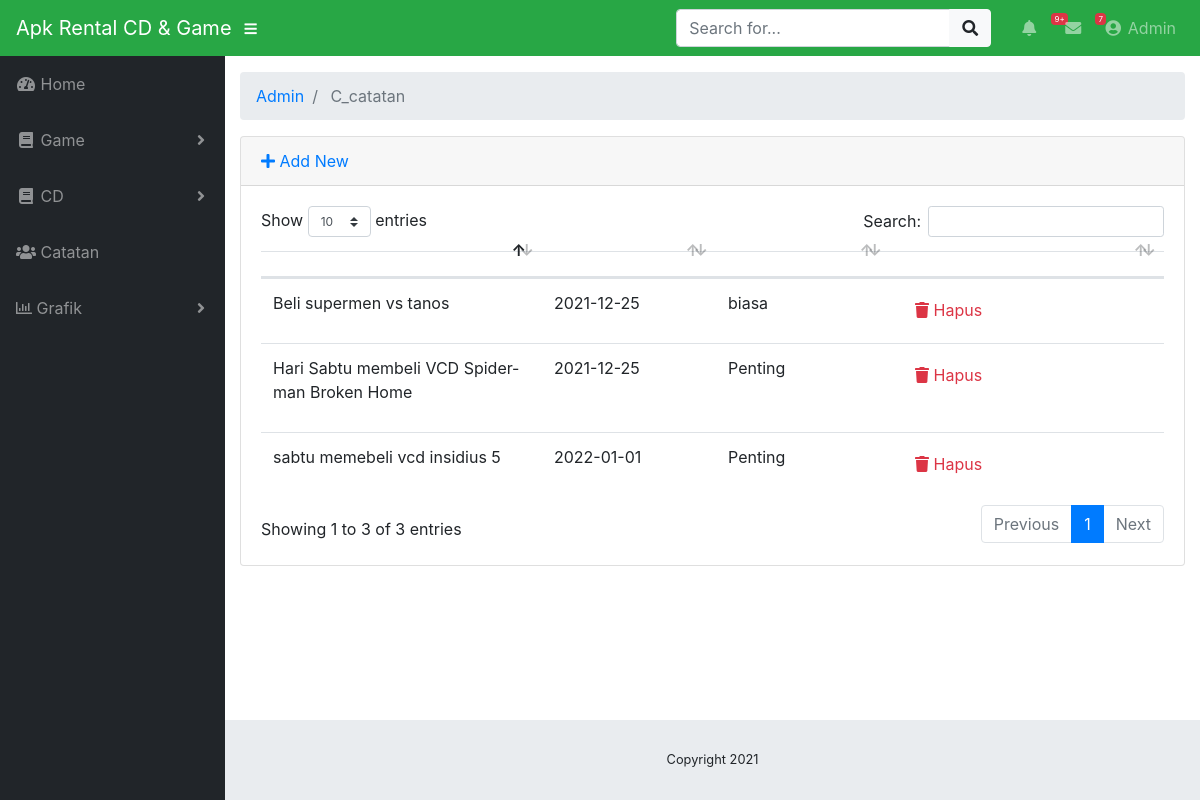
Screenshot of /pegawai/index.php/admin/c_catatan with the database file from the repository.
### tables this page shows
CREATE TABLE `tb_catatan` (
  `id_catatan` int(64) NOT NULL,
  `catatan` varchar(255) NOT NULL,
  `tgl` varchar(255) NOT NULL,
  `jenis` varchar(255) DEFAULT NULL
);

### pegawai/application/controllers/admin/C_catatan.php (called while the page is built, shortened)
<?php defined('BASEPATH') or exit('NO direct script acces allowed');
class C_catatan extends CI_Controller
{
    public function __construct()
    {
        $this->load->model("M_catatan");
        $this->load->library('form_validation');
    }
    public function index()
    {
        $data["ctc"] = $this->M_catatan->getAll();
        $this->load->view("admin/catatan/listctc", $data);
    }
}

### pegawai/index.php (called while the page is built, shortened)
<?php
require_once BASEPATH.'core/CodeIgniter.php';

### pegawai/application/models/M_catatan.php (called while the page is built, shortened)
<?php defined('BASEPATH') OR exit('No direct script access allowed');
class M_catatan extends CI_Model{
    private $_table = 'tb_catatan';
    public function getAll(){
        return $this->db->get($this->_table)->result();
    }
}

### pegawai/application/views/admin/catatan/listctc.php (the view, shortened to what this page needs)
<!DOCTYPE html>
<html lang="en">
<head>
</head>
<body id="page-top">
	<div id="wrapper">
		<div id="content-wrapper">
			<div class="container-fluid">
				<div class="card mb-3">
					<div class="card-header">
						<a href="<?php echo site_url('admin/C_catatan/tambah') ?>"><i class="fas fa-plus"></i> Add New</a>
					</div>
					<div class="card-body">
						<div class="table-responsive">
							<table class="table table-hover" id="dataTable" width="100%" cellspacing="0">
								<thead>
									<tr>
										<th></th>
										<th></th>
                                        <th></th>
										<th></th>
									</tr>
								</thead>
								<tbody>
									<?php foreach ($ctc as $ctc): ?>
									<tr>
										<td>
											<?php echo $ctc->catatan ?>
										</td>
										<td width="150">
											<?php echo $ctc->tgl ?>
										</td>
										<td width="150">
											<?php echo $ctc->jenis ?>
										</td>
										<td width="250">
											<a onclick="deleteConfirm('<?php echo site_url('admin/C_catatan/hapus/'.$ctc->id_catatan) ?>')"
											 href="#!" class="btn btn-small text-danger"><i class="fas fa-trash"></i> Hapus</a>
										</td>
									</tr>
									<?php endforeach; ?>
								</tbody>
							</table>
						</div>
					</div>
				</div>
			</div>
		</div>
	</div>
</body>
</html>

### pegawai/css/sb-admin.css (style rules this page uses)
html { position: relative; min-height: 100%; }
body { height: 100%; }
#wrapper { display: -webkit-box; display: -ms-flexbox; display: flex; }
#wrapper #content-wrapper { overflow-x: hidden; width: 100%; padding-top: 1rem; padding-bottom: 80px; }
:root { --input-padding-x: 0.75rem; --input-padding-y: 0.75rem; }

### rows the page displays
tb_catatan: catatan "Hari Sabtu membeli VCD Spider-man Broken Home", tgl "2021-12-25", jenis "Penting"
tb_catatan: catatan "sabtu memebeli vcd insidius 5", tgl "2022-01-01", jenis "Penting"
tb_catatan: catatan "Beli supermen vs tanos", tgl "2021-12-25", jenis "biasa"

### other values shown
$segment "Admin"
$segment "C_catatan"
Date('Y') "2021"
